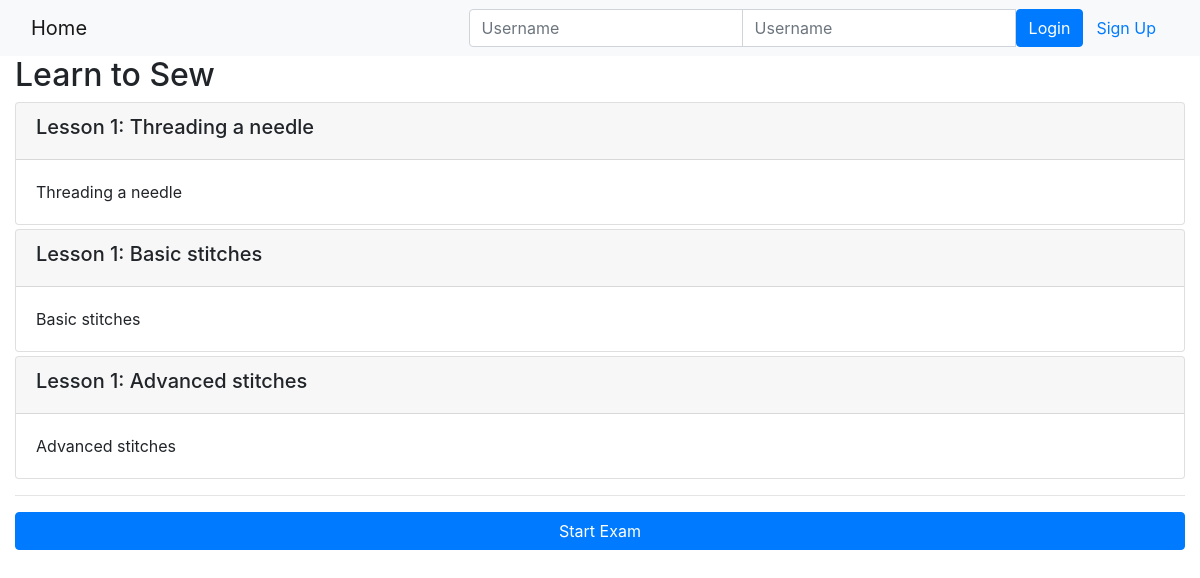
Page /onlinecourse/1/ on the committed database.
### onlinecourse/models.py (models this page shows, shortened)
class Course(models.Model):
    name = models.CharField(null=False, max_length=30, default='online course')
    image = models.ImageField(upload_to='course_images/')
    description = models.CharField(max_length=1000)
    pub_date = models.DateField(null=True)
    instructors = models.ManyToManyField(Instructor)
    users = models.ManyToManyField(settings.AUTH_USER_MODEL, through='Enrollment')
    total_enrollment = models.IntegerField(default=0)
    is_enrolled = False

class Lesson(models.Model):
    title = models.CharField(max_length=200, default="title")
    order = models.IntegerField(default=0)
    course = models.ForeignKey(Course, on_delete=models.CASCADE)
    content = models.TextField()

### onlinecourse/views.py (the view)
# urls.py: path('<int:pk>/', views.CourseDetailView.as_view(), name='course_details'),
class CourseDetailView(generic.DetailView):
    model = Course
    template_name = 'onlinecourse/course_detail_bootstrap.html'

### onlinecourse/templates/onlinecourse/course_detail_bootstrap.html (shortened to what this page needs)
<!DOCTYPE html>
<html lang="en">
<head>
    {% load static %}
    <link rel="stylesheet" href="https://maxcdn.bootstrapcdn.com/bootstrap/4.5.2/css/bootstrap.min.css">
</head>
<body>
    <nav class="navbar navbar-light bg-light">
        <div class="container-fluid">
            <div class="navbar-header">
                  <a class="navbar-brand" href="{% url 'onlinecourse:index' %}">Home</a>
            </div>
            <ul class="nav navbar-nav navbar-right">
                {% if user.is_authenticated %}
                <li>
                    <a class="btn btn-link" href="#">{{ user.first_name }}({{ user.username }})</a>
                    <a class="btn btn-link" href="{% url 'onlinecourse:logout' %}">Logout</a>
                </li>
                {% else %}
                <li>
                    <form class="form-inline" action="{% url 'onlinecourse:login' %}" method="post">
                        <div class="input-group">
                            <input type="text" class="form-control" placeholder="Username" name="username" >
                            <input type="password" class="form-control" placeholder="Username" name="psw" >
                            <button class="btn btn-primary" type="submit">Login</button>
                            <a class="btn btn-link" href="{% url 'onlinecourse:registration' %}">Sign Up</a>
                        </div>
                    </form>
                </li>
                {% endif %}
            </ul>
        </div>
    </nav>
    <div class="container-fluid">
	<h2>{{ course.name }}</h2>
	<div class="card-columns-vertical">
            {% for lesson in course.lesson_set.all %}
		<div class="card mt-1">
                    <div class="card-header"><h5>Lesson {{lesson.order|add:1}}: {{lesson.title}}</h5></div>
                    <div class="card-body">{{lesson.content}}</div>
		</div>
            {% endfor %}
	</div>
	<hr>
	<button class="btn btn-primary btn-block" data-toggle="collapse" data-target="#exam">Start Exam</button>
    </div>
</body>
</html>

### rows in the picture
Course: name "Learn to Sew"
Lesson: order|add "1", title "Threading a needle", content "Threading a needle"
Lesson: order|add "1", title "Basic stitches", content "Basic stitches"
Lesson: order|add "1", title "Advanced stitches", content "Advanced stitches"
